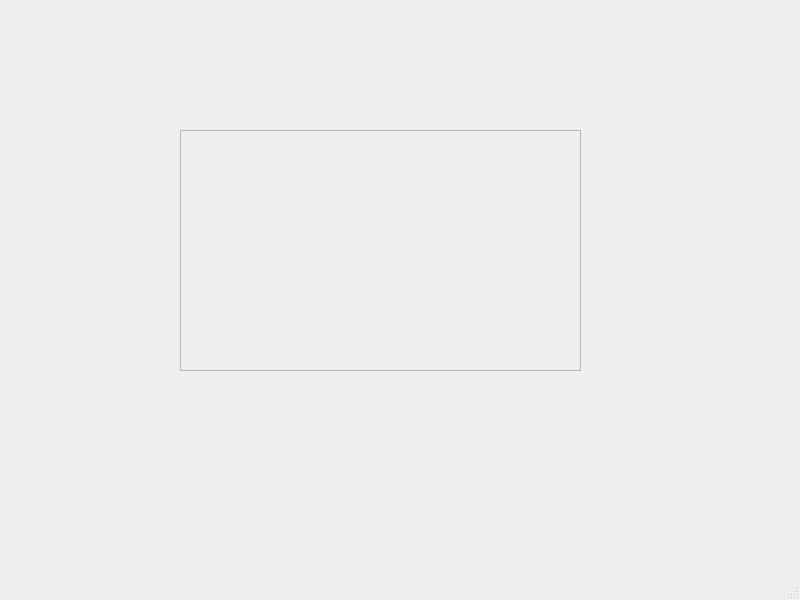
<?xml version="1.0" encoding="UTF-8"?>
<ui version="4.0">
 <class>MainWindow</class>
 <widget class="QMainWindow" name="MainWindow">
  <property name="geometry">
   <rect>
    <x>0</x>
    <y>0</y>
    <width>800</width>
    <height>600</height>
   </rect>
  </property>
  <property name="windowTitle">
   <string>MainWindow</string>
  </property>
  <widget class="QWidget" name="centralwidget">
   <widget class="QScrollArea" name="scrollArea">
    <property name="geometry">
     <rect>
      <x>180</x>
      <y>130</y>
      <width>401</width>
      <height>241</height>
     </rect>
    </property>
    <property name="widgetResizable">
     <bool>true</bool>
    </property>
    <widget class="QWidget" name="scrollAreaWidgetContents">
     <property name="geometry">
      <rect>
       <x>0</x>
       <y>0</y>
       <width>399</width>
       <height>239</height>
      </rect>
     </property>
    </widget>
   </widget>
  </widget>
  <widget class="QMenuBar" name="menubar">
   <property name="geometry">
    <rect>
     <x>0</x>
     <y>0</y>
     <width>800</width>
     <height>21</height>
    </rect>
   </property>
  </widget>
  <widget class="QStatusBar" name="statusbar"/>
 </widget>
 <resources/>
 <connections/>
</ui>
